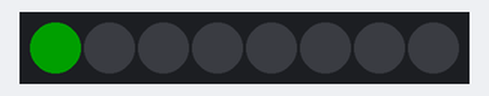
This sketch was run on a simulated Arduino Uno, built with avr-gcc and run on an emulated ATmega328P. Shown: 8 RGB LEDs in strip order, left to right. Dim RGB values are drawn brighter than linear.

Above: at 0.1 s.
At 0.9 s:
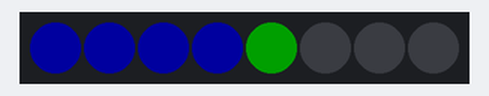
At 1.7 s:
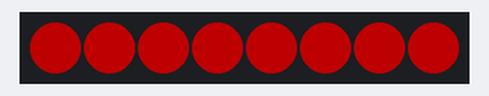
At 2.7 s:
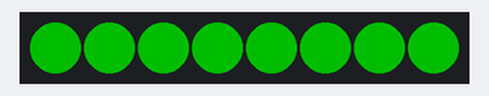
At 20.0 s:
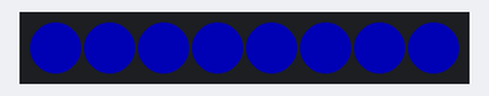
At 39.77 s:
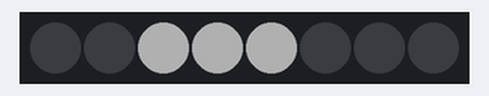
Timing chart, 0 to 40.0 s (numbered marks = the images above):
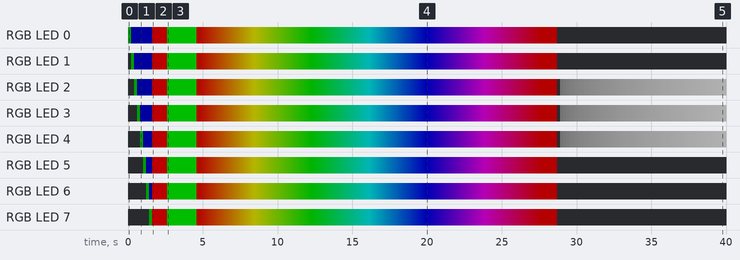

The sketch:

uno_neopixel.ino
```cpp
#include <Adafruit_NeoPixel.h>

/*
  WS2818 Neopixels
  These run with +5V and GND connected to the Power supply for the nessary
  current driver.  Only the Data lead is required to be connected to the
  microcontroller

  Library:  Adafruit Neopixel
  Author:   Adafruit
  Example:  Adafruit - Arduino Library Use (https://learn.adafruit.com/adafruit-neopixel-uberguide/arduino-library-use)
*/

const int LED_PIN = 8;      // Pin where Neopixel Data is connected
const int LED_COUNT = 8;    // Number of LEDs in strip

// assign the neopixel object -> strip
Adafruit_NeoPixel strip(LED_COUNT, LED_PIN, NEO_GRB + NEO_KHZ800);

void setup()
{
  strip.begin();    // initialize the strip
  strip.show();     // send to the strip, the strip will not work without this command
}

void loop()
{
  // run the lights
  for (int i = 0; i < LED_COUNT; ++i)
  {
    strip.setPixelColor(i, 0, 32, 0);       // green
    strip.show();
    delay(200);
    strip.setPixelColor(i, 0, 0, 32);       // BLUE
    strip.show();
  }

  // fill all the lights with R-G-B (0x00~0xFF for intensity)
  strip.fill(0x4f0000,0,8);     // RED 1/4 intensity
  strip.show();
  delay(1000);
  strip.fill(0x004f00, 0, 8);   // GREEN 1/4 intensity
  strip.show();
  delay(1000);
  strip.clear();                // clear
  delay(1000);


  strip.setBrightness(64);      // set max brightness
  strip.show();
  // cycle the colors using Hue (Sat and Value kept constant)
  // cycles from RED to RED
  for (uint32_t i=0; i < 65536; i=i+16){
    uint32_t rgbcolor = strip.ColorHSV(i);
    strip.fill(rgbcolor);
    strip.show();
    delay(5);
  }

  // blank out all LEDs
  strip.fill(0x000000, 0, 8);
  delay(1000);

  // change brightness of the centre 3 LEDs
  for (int i = 0; i < 255; ++i)
  {
    uint32_t color = strip.Color(i, i, i);
    strip.fill(color, 2, 3);
    strip.show();
    delay(50);
  }

}
```

Measured:
- by itself, RGB LED 0: off → RGB(0, 32, 0) at 0.00 s, → RGB(0, 0, 32) 0.20 s later, → RGB(79, 0, 0) 1.4 s later, → RGB(0, 79, 0) 1.0 s later, … (390 changes in this stretch)
- by itself, RGB LED 1: off → RGB(0, 32, 0) at 0.20 s, → RGB(0, 0, 32) 0.20 s later, → RGB(79, 0, 0) 1.2 s later, → RGB(0, 79, 0) 1.0 s later, … (390 changes in this stretch)
- what the display in image 2 shows lasts 1.0 s, from 1.6 s to 2.6 s
- what the display in image 3 shows lasts 2.0 s, from 2.6 s to 4.6 s
